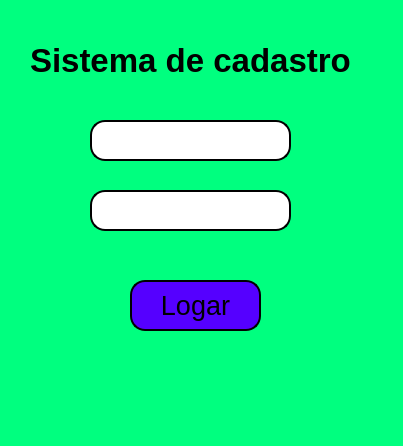
<?xml version="1.0" encoding="UTF-8"?>
<ui version="4.0">
 <class>login</class>
 <widget class="QMainWindow" name="login">
  <property name="geometry">
   <rect>
    <x>0</x>
    <y>0</y>
    <width>403</width>
    <height>446</height>
   </rect>
  </property>
  <property name="windowTitle">
   <string>sistema de cadastro</string>
  </property>
  <property name="styleSheet">
   <string notr="true">background-color: rgb(0, 0, 0);
background-color: rgb(0, 255, 127);</string>
  </property>
  <widget class="QWidget" name="centralwidget">
   <widget class="QPushButton" name="pushButton">
    <property name="geometry">
     <rect>
      <x>130</x>
      <y>280</y>
      <width>131</width>
      <height>51</height>
     </rect>
    </property>
    <property name="font">
     <font>
      <pointsize>20</pointsize>
     </font>
    </property>
    <property name="styleSheet">
     <string notr="true">background-color: rgb(255, 255, 255);
background-color: rgb(85, 0, 255);
border-radius : 15px;
border-style : outset;
border-width: 2px;
border-color: black;
</string>
    </property>
    <property name="text">
     <string>Logar</string>
    </property>
   </widget>
   <widget class="QLineEdit" name="lineEdit">
    <property name="geometry">
     <rect>
      <x>90</x>
      <y>120</y>
      <width>201</width>
      <height>41</height>
     </rect>
    </property>
    <property name="styleSheet">
     <string notr="true">background-color: rgb(255, 255, 255);
border-radius : 15px;
border-style : outset;
border-width: 2px;</string>
    </property>
   </widget>
   <widget class="QLineEdit" name="lineEdit_2">
    <property name="geometry">
     <rect>
      <x>90</x>
      <y>190</y>
      <width>201</width>
      <height>41</height>
     </rect>
    </property>
    <property name="styleSheet">
     <string notr="true">background-color: rgb(255, 255, 255);
border-radius : 15px;
border-style : outset;
border-width: 2px;</string>
    </property>
   </widget>
   <widget class="QLabel" name="label_3">
    <property name="geometry">
     <rect>
      <x>20</x>
      <y>190</y>
      <width>31</width>
      <height>41</height>
     </rect>
    </property>
    <property name="text">
     <string/>
    </property>
    <property name="pixmap">
     <pixmap>cadeado.png</pixmap>
    </property>
   </widget>
   <widget class="QLabel" name="label_2">
    <property name="geometry">
     <rect>
      <x>20</x>
      <y>120</y>
      <width>31</width>
      <height>41</height>
     </rect>
    </property>
    <property name="text">
     <string/>
    </property>
    <property name="pixmap">
     <pixmap>usuario.png</pixmap>
    </property>
   </widget>
   <widget class="QLabel" name="label_4">
    <property name="geometry">
     <rect>
      <x>70</x>
      <y>370</y>
      <width>271</width>
      <height>20</height>
     </rect>
    </property>
    <property name="styleSheet">
     <string notr="true">color: rgb(170, 0, 0);</string>
    </property>
    <property name="text">
     <string/>
    </property>
   </widget>
   <widget class="QLabel" name="label_5">
    <property name="geometry">
     <rect>
      <x>30</x>
      <y>20</y>
      <width>351</width>
      <height>81</height>
     </rect>
    </property>
    <property name="font">
     <font>
      <pointsize>25</pointsize>
      <weight>75</weight>
      <bold>true</bold>
     </font>
    </property>
    <property name="text">
     <string>Sistema de cadastro</string>
    </property>
   </widget>
  </widget>
  <widget class="QStatusBar" name="statusbar"/>
 </widget>
 <resources/>
 <connections/>
</ui>
